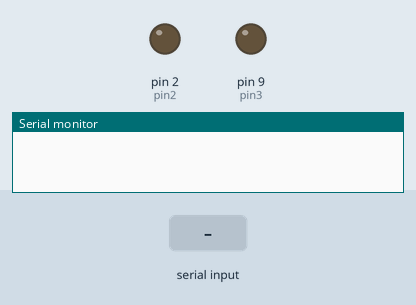
The sketch below on a simulated Arduino Uno, built with avr-gcc and run on an emulated ATmega328P. On the bench: output pins drawn as LEDs (lit = HIGH), the last lines printed to the serial monitor. Inputs (shaded band) come from the test bench.

Above: at 1.2 s.
1.3 s: "90,45\n" received over Serial
At 2.1 s:
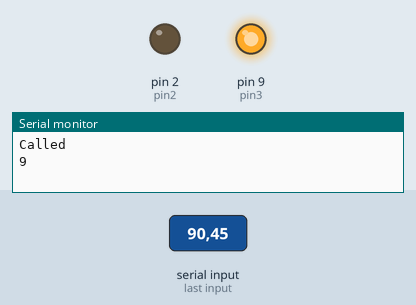
3.8 s: "200\n" received over Serial
At 4.5 s:
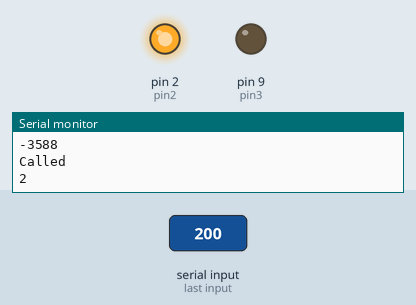
Timing chart, 0 to 6.8 s (numbered marks = the images above; inputs shaded):
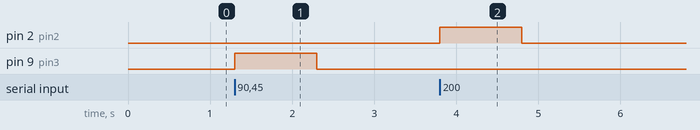

Measured:
- after the input at 1.3 s, pin 9 (pin3): LOW → HIGH at once, → LOW 1.0 s later
- after the input at 3.8 s, pin 2 (pin2): LOW → HIGH at once, → LOW 1.0 s later

The sketch:

serialCOM.ino
```cpp
int pin2 = 2;
int pin3 = 9;


void setup() {
  // put your setup code here, to run once:
  Serial.begin(9600);

   pinMode(pin2,OUTPUT);
   pinMode(pin3,OUTPUT);

}

void loop() {
  // put your main code here, to run repeatedly:

  if(Serial.available()){
      int ser =0;
      int val=0;
      Serial.println("Called");
      do{
        ser = Serial.read();

        if(ser!=-1)
        {
          val= (val*10)+(ser-48);
        }

      }while(ser !=-1);

      Serial.println(val);
      triggerPin(val);
    }
}

void triggerPin(int pin){
  if(pin<=13 && pin>=0){
    digitalWrite(pin,HIGH);
    delay(1000);
    digitalWrite(pin,LOW);
    delay(1000);
  }

}
```
